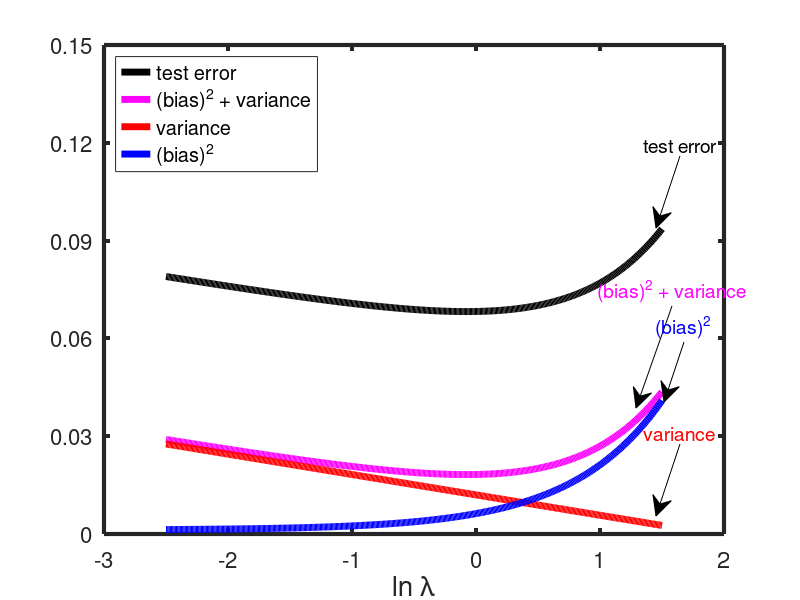

Here is the MATLAB script that generated this plot: (Note: this script raises an error after producing the figure.)
% Visualization of error versus amount of regularization
% Code by Matthew Dunham

%Ficticious bias,variance,error functions
varFN = @(lambda) 0.012 -(0.025/4)*lambda;
biasFN  = @(lambda)((2.5.^(1.5*lambda-2.5))/20)+ 0.0012;
biasvarFN = @(lambda) varFN(lambda) + biasFN(lambda);
testerrorFN = @(lambda) biasvarFN(lambda) + 0.05;

domain = -2.5:0.01:1.5;
lineSpec = {'LineWidth',5};


plot(domain,testerrorFN(domain),'-k',lineSpec{:});hold on;
plot(domain,biasvarFN(domain),'-m',lineSpec{:});
plot(domain,varFN(domain),'-r',lineSpec{:});
plot(domain,biasFN(domain),'-b',lineSpec{:});


set(gca,'XTick'    ,-3:2,...
        'YTick'    ,0:0.03:0.15,...
        'XLim'     ,[-3,2],...
        'YLim'     ,[0,0.15],...
        'LineWidth',3,...
        'FontSize' ,16,...
        'box'      ,'on');
 
        
legend('test error'         ,...
       '(bias)^2 + variance',...
       'variance'           ,...
       '(bias)^2'           ,...
       'Location','NorthWest'); 
   
   
font = {'fontSize',14};   

if(true) %Label with arrows for black and white
annotation(gcf,'textarrow',[0.85,0.82],[0.74,0.62],...
               'String'   ,{'test error'},font{:},...
               'TextColor','k');
                        
annotation(gcf,'textarrow',[0.84,0.795],[0.49 0.32],...
               'String'   ,{'(bias)^2 + variance'},font{:},...
               'TextColor','m');
           
annotation(gcf,'textarrow',[0.85,0.82],[0.26,0.14],...
               'String'   ,{'variance'},font{:},...
               'TextColor','r');           

annotation(gcf,'textarrow',[0.855,0.83],[0.43 0.33],...
               'String'   ,{'(bias)^2'},font{:},...
               'TextColor','b');
end

xlabel('ln \lambda','FontSize',20);   
maximizeFigure;
pdfcrop
